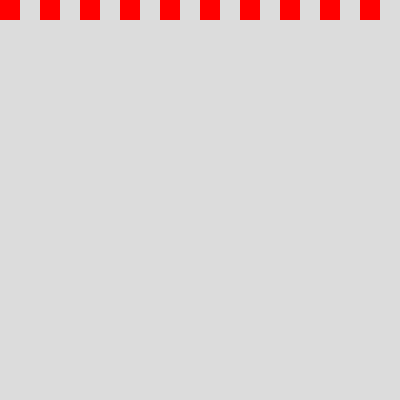
Frame 1 (no input)
Frame 60 (no input): identical to frame 1, image omitted
Frame 120 (the mouse pressed at the canvas centre since frame 60): identical to frame 1, image omitted

The p5.js sketch that drew this single still picture (run headless with seeded random() and noise() and a simulated clock; from frame 60 on, the mouse is pressed at the canvas centre):

// p5.js sketch
// ── sketch.js
function setup() {
  createCanvas(400, 400);
}

function draw() {
  background(220);
  noStroke();
  fill(255,0,0);
  for(var i=0; i < 400; i+=40){
    push();
    translate(i, 0);
    rect(0,0,20,20);
    pop();
  }
}
